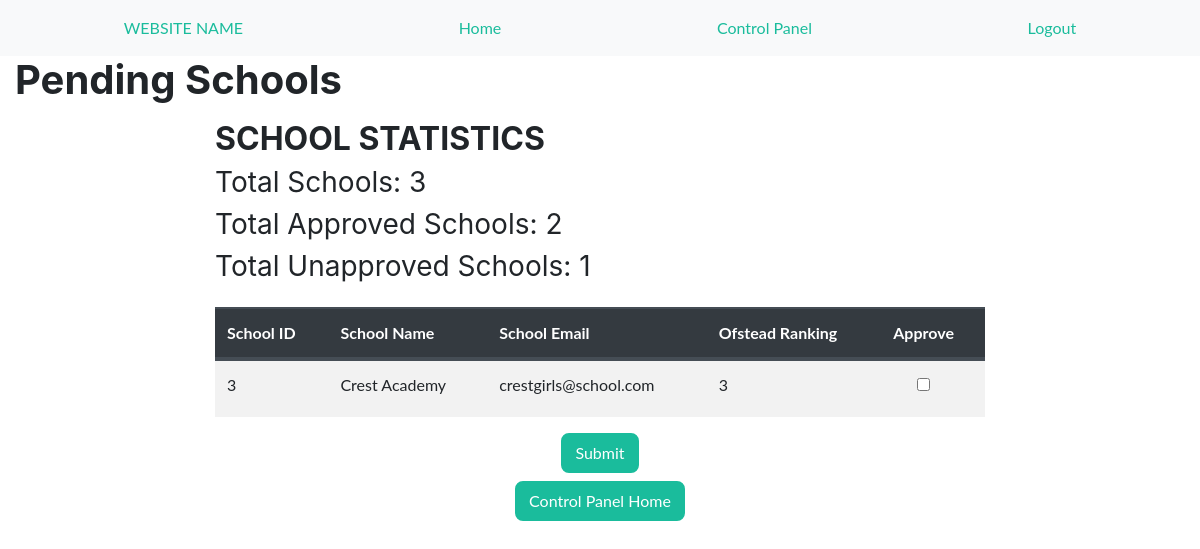
/admin/pending_schools/ (signed in), run on the app's committed database.
### app/models.py (models this page shows)
class School(db.Model):
    __tablename__ = 'school'
    is_approved = db.Column(db.Boolean, nullable=False)
    school_id = db.Column(db.Integer, autoincrement=True, primary_key=True)
    school_name = db.Column(db.Text, nullable=False)
    school_email = db.Column(db.Text, nullable=False)
    ofsted_ranking = db.Column(db.Integer)
    ofsted_report = db.Column(db.BLOB) #not sure about how blob works

### app/main/routes.py (the view, shortened to what this page needs)
@bp_main.route('/admin/pending_schools/', methods=['POST', 'GET'])
@login_required
@requires_admin('admin')
def controlpanel_school():
    form = ApproveForm(request.form)
    stats_dict = get_stats()
    schools = School.query.filter(School.is_approved == False, School.school_id != 0).all()
    return render_template('admin/admin_pending_schools.html', schools=schools, form=form, stats_dict=stats_dict,
                           title="Pending Schools")

### app/main/forms.py
class ApproveForm(FlaskForm):
    approve = BooleanField("", default="unchecked")

class SearchByForm(FlaskForm):
    choices = [('School', 'School'),
               ('City', 'City')]
    select = SelectField('In:', choices=choices)
    choices2 = [('Mentees and Mentors', 'All'),
                ('Mentee', 'Mentee'),
                ('Mentor', 'Mentor')]
    select2 = SelectField('User Type:', choices=choices2)
    search = StringField('Search:', validators=[DataRequired()])

### app/auth/routes.py (called while the page is built)
@login_manager.user_loader
def user_loader(user_id):
    if user_id is not None:
        return User.query.get(user_id)
    return None

### app/templates/admin/admin_pending_schools.html (shortened to what this page needs)
{% extends 'base.html' %}
{% from "_formhelpers.html" import render_field %}
{% block header%}{{ title }}{% endblock %}
{% block content %}
     {% if schools|length %}
         <div class="row mt-3">
            <div class="col-md-2"></div>
            <div class="col-md-8">
                <div class="justify-content-center ">
                    <h2>SCHOOL STATISTICS</h2>
                    <h3 class="font-weight-normal">Total Schools: {{ stats_dict['schools_total'] }}</h3>
                    <h3 class="font-weight-normal">Total Approved Schools: {{ stats_dict['approved_schools_total'] }}</h3>
                    <h3 class="font-weight-normal">Total Unapproved Schools: {{ stats_dict['unapproved_schools_total'] }}</h3>
                </div>
                <form action="" method="post" novalidate>
                    <table class="mt-4 table table-striped table-hover">
                        <thead class="thead-dark">
                        <tr>
                            <th scope="col">School ID</th>
                            <th scope="col">School Name</th>
                            <th scope="col">School Email</th>
                            <th scope="col">Ofstead Ranking</th>
                            <th scope="col">Approve</th>
                        </tr>
                        </thead>
                        <tbody>
                        {% for school in schools %}
                            <tr>
                                <td>{{ school.school_id }}</td>
                                <td>{{ school.school_name }}</td>
                                <td>{{ school.school_email }}</td>
                                <td>{{ school.ofsted_ranking }}</td>
                                <td>
                                    {{ render_field(form.approve, value=school.school_id)}}
                                </td>
                            </tr>
                        {% endfor %}
                        </tbody>
                    </table>
                    <div class="row justify-content-center">
                        <input type="submit" value="Submit" class="btn btn-primary">
                    </div>
                    <div class="row mt-2 justify-content-center">
                        <a href="{{ url_for('main.controlpanel_home') }}" >
                            <input type="button" value="Control Panel Home" class="btn btn-primary">
                        </a>
                    </div>
                </form>
            </div>
            <div class="col-md-2"></div>
         </div>
    {% else %}
        <p>Sorry, no pending schools found</p>
    {% endif %}
{% endblock %}

### app/templates/_formhelpers.html (shortened to what this page needs)
{% macro render_field(field) %}
    <dd>{{ field(**kwargs)|safe }}
    </dd>
{% endmacro %}

### data on the page
School: school_id "3", school_name "Crest Academy", school_email "crestgirls@school.com", ofsted_ranking "3"

### other printed values
{{ title }} "Pending Schools"
{{ stats_dict['schools_total'] }} "3"
{{ stats_dict['approved_schools_total'] }} "2"
{{ stats_dict['unapproved_schools_total'] }} "1"
